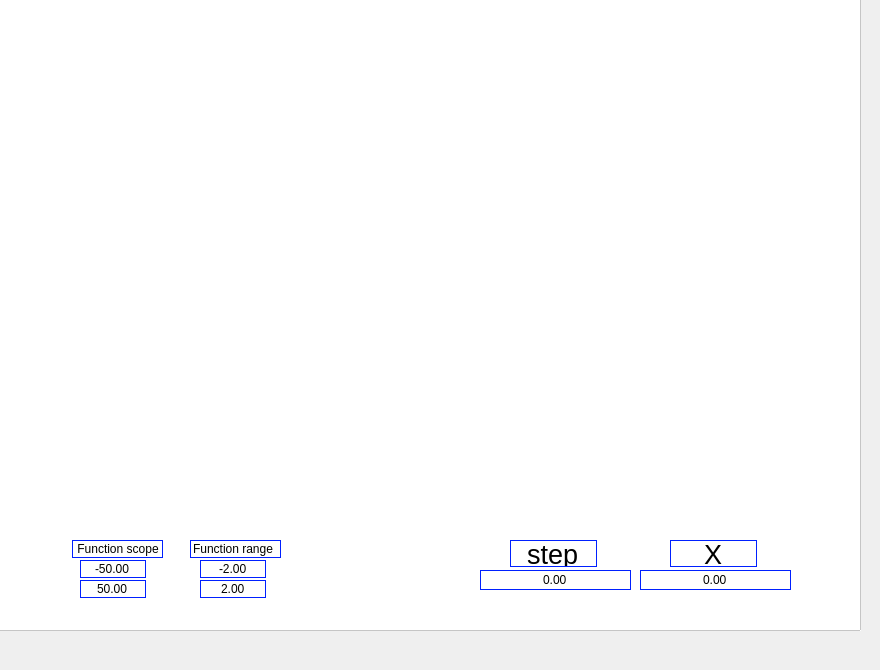
    <widget class="QWidget" name="Graph">
     <attribute name="title">
      <string>Страница</string>
     </attribute>
     <widget class="QDoubleSpinBox" name="RangeMax">
      <property name="geometry">
       <rect>
        <x>200</x>
        <y>580</y>
        <width>66</width>
        <height>18</height>
       </rect>
      </property>
      <property name="font">
       <font>
        <pointsize>9</pointsize>
       </font>
      </property>
      <property name="styleSheet">
       <string notr="true">background-color: white;
color: black;
border: 1px solid rgb(0, 32, 255);
</string>
      </property>
      <property name="alignment">
       <set>Qt::AlignCenter</set>
      </property>
      <property name="buttonSymbols">
       <enum>QAbstractSpinBox::NoButtons</enum>
      </property>
      <property name="minimum">
       <double>-1000000.000000000000000</double>
      </property>
      <property name="maximum">
       <double>1000000.000000000000000</double>
      </property>
      <property name="value">
       <double>2.000000000000000</double>
      </property>
     </widget>
     <widget class="QLineEdit" name="FunctionScope">
      <property name="geometry">
       <rect>
        <x>72</x>
        <y>540</y>
        <width>91</width>
        <height>18</height>
       </rect>
      </property>
      <property name="font">
       <font>
        <pointsize>9</pointsize>
       </font>
      </property>
      <property name="layoutDirection">
       <enum>Qt::LeftToRight</enum>
      </property>
      <property name="styleSheet">
       <string notr="true">background-color: white;
color: black;
border: 1px solid rgb(0, 32, 255);
</string>
      </property>
      <property name="text">
       <string> Function scope</string>
      </property>
      <property name="alignment">
       <set>Qt::AlignCenter</set>
      </property>
      <property name="readOnly">
       <bool>true</bool>
      </property>
     </widget>
     <widget class="QDoubleSpinBox" name="input_x">
      <property name="geometry">
       <rect>
        <x>640</x>
        <y>570</y>
        <width>151</width>
        <height>20</height>
       </rect>
      </property>
      <property name="styleSheet">
       <string notr="true">background-color: white;
color: black;
border: 1px solid rgb(0, 32, 255);
</string>
      </property>
      <property name="wrapping">
       <bool>false</bool>
      </property>
      <property name="alignment">
       <set>Qt::AlignCenter</set>
      </property>
      <property name="buttonSymbols">
       <enum>QAbstractSpinBox::NoButtons</enum>
      </property>
      <property name="minimum">
       <double>-1000000.000000000000000</double>
      </property>
      <property name="maximum">
       <double>1000000.000000000000000</double>
      </property>
      <property name="singleStep">
       <double>0.010000000000000</double>
      </property>
      <property name="stepType">
       <enum>QAbstractSpinBox::DefaultStepType</enum>
      </property>
      <property name="value">
       <double>0.000000000000000</double>
      </property>
     </widget>
     <widget class="QLineEdit" name="StepXDef">
      <property name="geometry">
       <rect>
        <x>510</x>
        <y>540</y>
        <width>87</width>
        <height>27</height>
       </rect>
      </property>
      <property name="font">
       <font>
        <pointsize>20</pointsize>
       </font>
      </property>
      <property name="layoutDirection">
       <enum>Qt::LeftToRight</enum>
      </property>
      <property name="styleSheet">
       <string notr="true">background-color: white;
color: black;
border: 1px solid rgb(0, 32, 255);
</string>
      </property>
      <property name="text">
       <string>step</string>
      </property>
      <property name="alignment">
       <set>Qt::AlignCenter</set>
      </property>
      <property name="readOnly">
       <bool>true</bool>
      </property>
     </widget>
     <widget class="QDoubleSpinBox" name="ScopeMax">
      <property name="geometry">
       <rect>
        <x>80</x>
        <y>580</y>
        <width>66</width>
        <height>18</height>
       </rect>
      </property>
      <property name="font">
       <font>
        <pointsize>9</pointsize>
       </font>
      </property>
      <property name="styleSheet">
       <string notr="true">background-color: white;
color: black;
border: 1px solid rgb(0, 32, 255);
</string>
      </property>
      <property name="alignment">
       <set>Qt::AlignCenter</set>
      </property>
      <property name="buttonSymbols">
       <enum>QAbstractSpinBox::NoButtons</enum>
      </property>
      <property name="minimum">
       <double>-1000000.000000000000000</double>
      </property>
      <property name="maximum">
       <double>1000000.000000000000000</double>
      </property>
      <property name="value">
       <double>50.000000000000000</double>
      </property>
     </widget>
     <widget class="QDoubleSpinBox" name="StepX">
      <property name="geometry">
       <rect>
        <x>480</x>
        <y>570</y>
        <width>151</width>
        <height>20</height>
       </rect>
      </property>
      <property name="styleSheet">
       <string notr="true">background-color: white;
color: black;
border: 1px solid rgb(0, 32, 255);
</string>
      </property>
      <property name="wrapping">
       <bool>false</bool>
      </property>
      <property name="alignment">
       <set>Qt::AlignCenter</set>
      </property>
      <property name="buttonSymbols">
       <enum>QAbstractSpinBox::NoButtons</enum>
      </property>
      <property name="minimum">
       <double>-1000000.000000000000000</double>
      </property>
      <property name="maximum">
       <double>1000000.000000000000000</double>
      </property>
      <property name="singleStep">
       <double>0.010000000000000</double>
      </property>
      <property name="stepType">
       <enum>QAbstractSpinBox::DefaultStepType</enum>
      </property>
      <property name="value">
       <double>0.000000000000000</double>
      </property>
     </widget>
     <widget class="QDoubleSpinBox" name="ScopeMin">
      <property name="geometry">
       <rect>
        <x>80</x>
        <y>560</y>
        <width>66</width>
        <height>18</height>
       </rect>
      </property>
      <property name="font">
       <font>
        <pointsize>9</pointsize>
       </font>
      </property>
      <property name="styleSheet">
       <string notr="true">background-color: white;
color: black;
border: 1px solid rgb(0, 32, 255);
</string>
      </property>
      <property name="alignment">
       <set>Qt::AlignCenter</set>
      </property>
      <property name="buttonSymbols">
       <enum>QAbstractSpinBox::NoButtons</enum>
      </property>
      <property name="keyboardTracking">
       <bool>true</bool>
      </property>
      <property name="minimum">
       <double>-1000000.000000000000000</double>
      </property>
      <property name="maximum">
       <double>1000000.000000000000000</double>
      </property>
      <property name="value">
       <double>-50.000000000000000</double>
      </property>
     </widget>
     <widget class="QLineEdit" name="FunctionRange">
      <property name="geometry">
       <rect>
        <x>190</x>
        <y>540</y>
        <width>91</width>
        <height>18</height>
       </rect>
      </property>
      <property name="font">
       <font>
        <pointsize>9</pointsize>
       </font>
      </property>
      <property name="layoutDirection">
       <enum>Qt::LeftToRight</enum>
      </property>
      <property name="styleSheet">
       <string notr="true">background-color: white;
color: black;
border: 1px solid rgb(0, 32, 255);
</string>
      </property>
      <property name="text">
       <string>Function range </string>
      </property>
      <property name="alignment">
       <set>Qt::AlignCenter</set>
      </property>
      <property name="readOnly">
       <bool>true</bool>
      </property>
     </widget>
     <widget class="QDoubleSpinBox" name="RangeMin">
      <property name="geometry">
       <rect>
        <x>200</x>
        <y>560</y>
        <width>66</width>
        <height>18</height>
       </rect>
      </property>
      <property name="font">
       <font>
        <pointsize>9</pointsize>
       </font>
      </property>
      <property name="styleSheet">
       <string notr="true">background-color: white;
color: black;
border: 1px solid rgb(0, 32, 255);
</string>
      </property>
      <property name="alignment">
       <set>Qt::AlignCenter</set>
      </property>
      <property name="buttonSymbols">
       <enum>QAbstractSpinBox::NoButtons</enum>
      </property>
      <property name="minimum">
       <double>-1000000.000000000000000</double>
      </property>
      <property name="maximum">
       <double>1000000.000000000000000</double>
      </property>
      <property name="value">
       <double>-2.000000000000000</double>
      </property>
     </widget>
     <widget class="QLineEdit" name="XDef">
      <property name="geometry">
       <rect>
        <x>670</x>
        <y>540</y>
        <width>87</width>
        <height>27</height>
       </rect>
      </property>
      <property name="font">
       <font>
        <pointsize>20</pointsize>
       </font>
      </property>
      <property name="layoutDirection">
       <enum>Qt::LeftToRight</enum>
      </property>
      <property name="styleSheet">
       <string notr="true">background-color: white;
color: black;
border: 1px solid rgb(0, 32, 255);
</string>
      </property>
      <property name="text">
       <string>X</string>
      </property>
      <property name="alignment">
       <set>Qt::AlignCenter</set>
      </property>
      <property name="readOnly">
       <bool>true</bool>
      </property>
     </widget>
     <widget class="QGraphicsView" name="graphicsView">
      <property name="geometry">
       <rect>
        <x>-10</x>
        <y>-30</y>
        <width>871</width>
        <height>661</height>
       </rect>
      </property>
      <property name="minimumSize">
       <size>
        <width>776</width>
        <height>482</height>
       </size>
      </property>
      <property name="styleSheet">
       <string notr="true">background-color:white;
</string>
      </property>
     </widget>
     <zorder>graphicsView</zorder>
     <zorder>RangeMax</zorder>
     <zorder>FunctionScope</zorder>
     <zorder>input_x</zorder>
     <zorder>StepXDef</zorder>
     <zorder>ScopeMax</zorder>
     <zorder>StepX</zorder>
     <zorder>ScopeMin</zorder>
     <zorder>FunctionRange</zorder>
     <zorder>RangeMin</zorder>
     <zorder>XDef</zorder>
    </widget>
